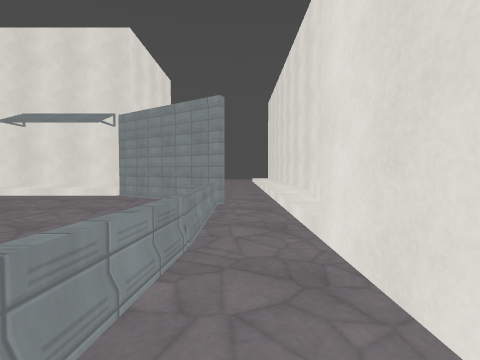
View 1 (above)

24 first-person views from a walk through a Godot game level. The camera is 1.4 m above the floor, tilts 2° down and sees 85° across. The floor is counted in squares, 2 m on a side. Each view is taken from the middle of a square. On the plan, view 1 faces up. The plan holds only what a view shows up to about 9 squares ahead; the rest is blank. The place goes on beyond the plan. Surface patterns are stand-ins for the level's own textures.

View 2
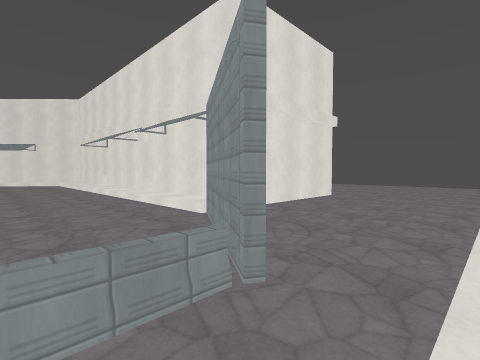

View 3
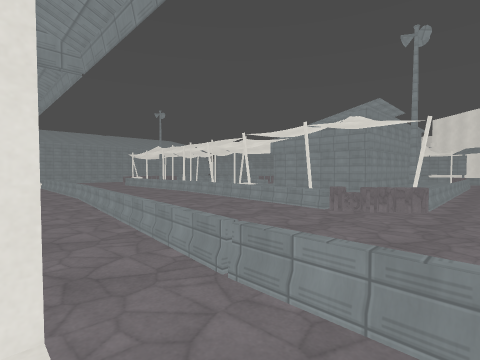

View 4
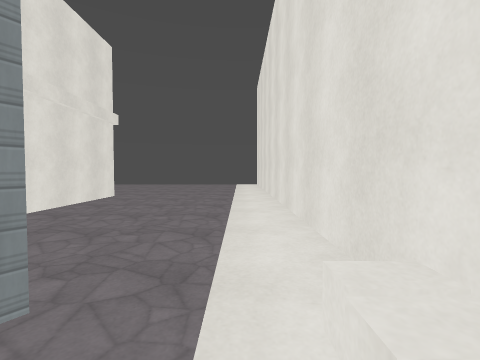

View 5
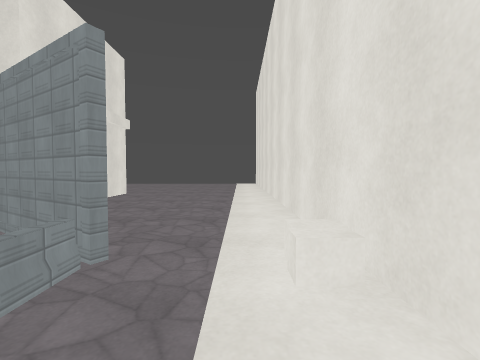

View 6
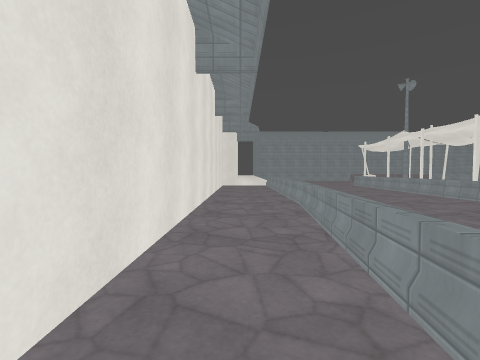

View 7
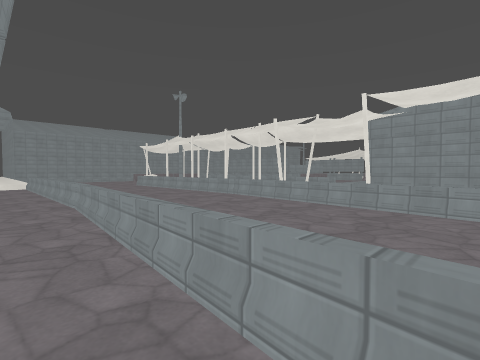

View 8
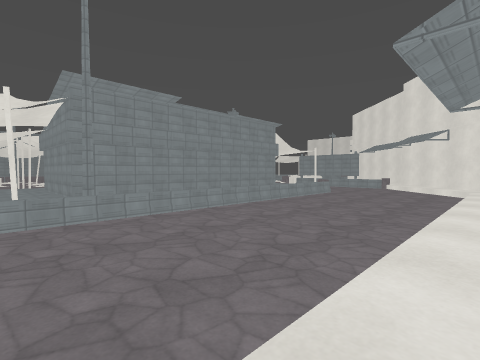

View 9
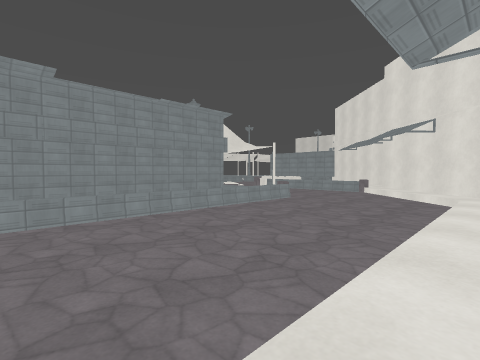

View 10
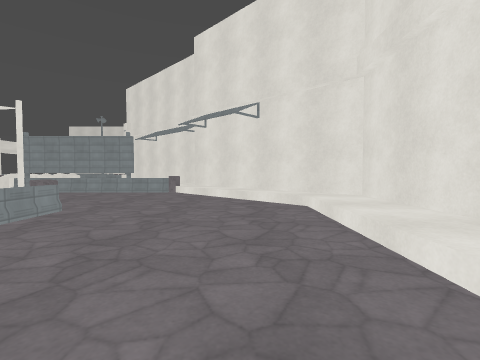

View 11
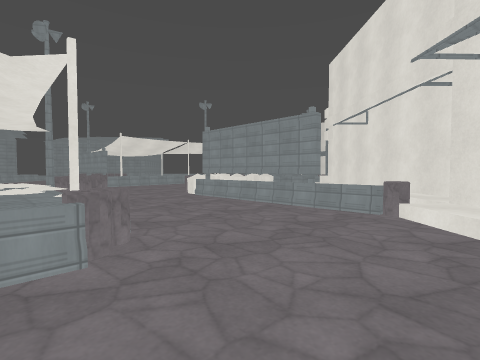

View 12
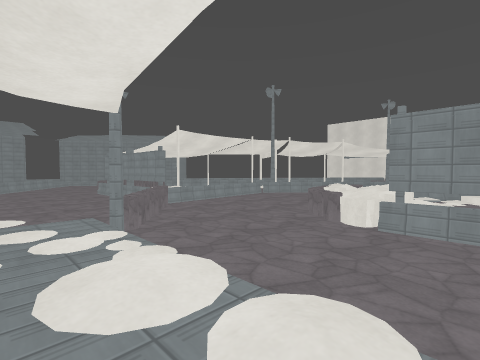

View 13
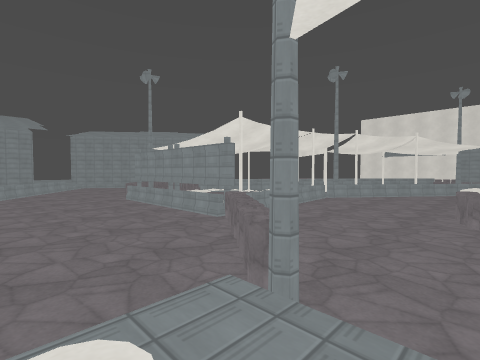

View 14
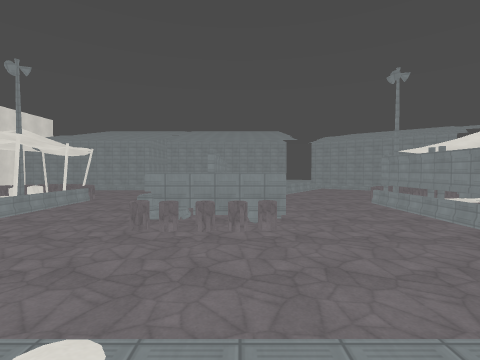

View 15
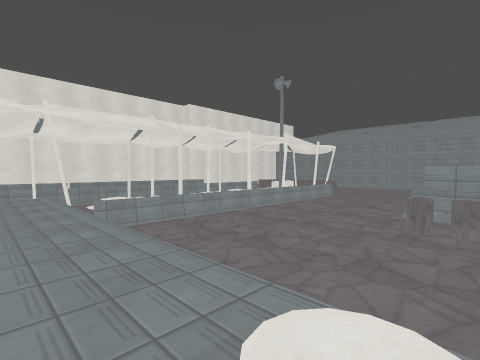

View 16
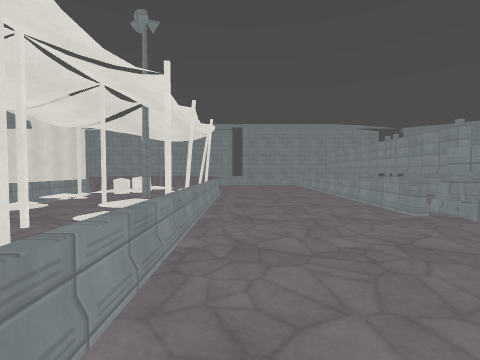

View 17
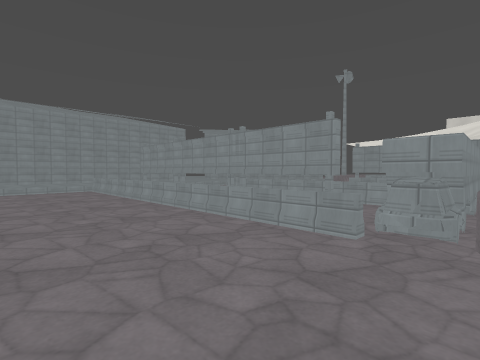

View 18
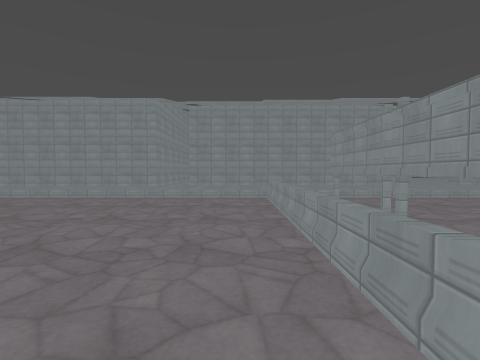

View 19
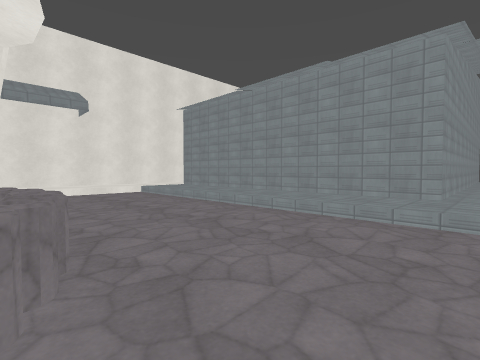

View 20
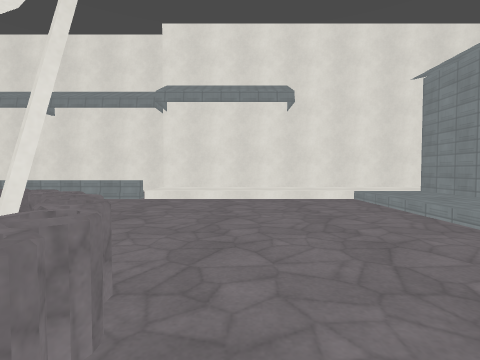

View 21
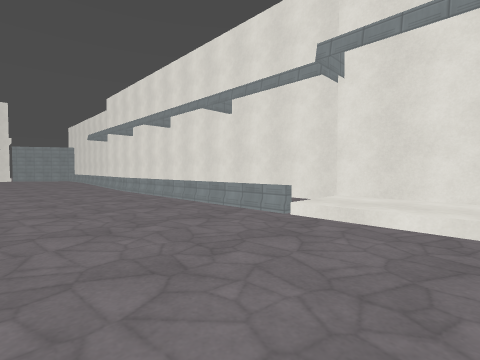

View 22
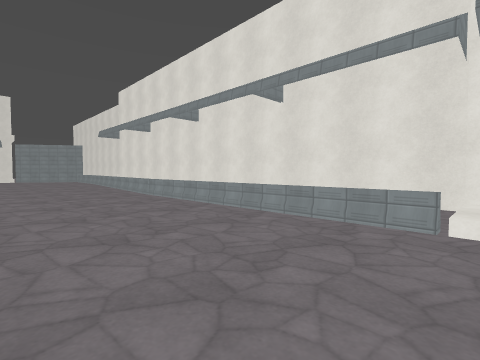

View 23
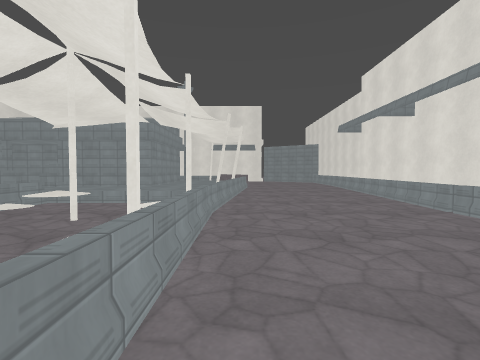

View 24
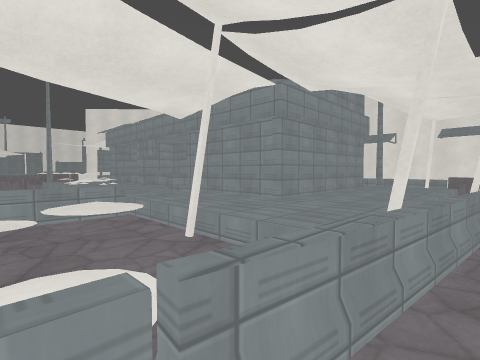

### Floor plan
Key: @ floor where view 1 was taken; # wall or solid block; x gap in a wall; . main floor; : floor 0.5 m higher than the main floor; / step, stairs or slope; = window, fence, low wall or low ledge; ^ raised ledge; T thing the floor can be seen under or through.
Columns run from 27 left of view 1 to 2 right of it. Each row starts with its distance up from view 1.
 11                        #..../#
 10                        #..../#
  9          ####      #####..../#
  8         ##:::::/::::::::..../#
  7        ##//.............##../#
  6       ##:/...............##./#
  5       #:/.................=./#
  4     ###/..................../#
  3    ## ^....//////////##...=./
  2   ##  #...#        =//=...=.#
  1   #   #...//########::=...^.#
  0       #...//  ###  #::=....@#
 -1 #= ..##...//  ###  #::=...=.#
 -2   ^^^^^...// /#^:###::=...=.#
 -3    ^^^....////::::::::/...=.#
 -4 ....=....#////:::::::#/.....#
 -5 ........#=........//.=....=.#
 -6  ......#=.........^..#....=.#
 -7   /.//=#..........^../......#
 -8        #....#.#...^///......#
 -9        #....###...////......#
-10        #.....x^...^//=..... #
-11        #.....#^...^........ #
-12        =.....T^...^//#......#
-13         ...=.T^...#//^....::#
-14          .==.T^...#===....::#
-15           =..T^...........::#
-16            ..T^...........::#
-17           ...T^...........::#
-18          /////////////////::#
-19          :::::::::::::::::::#
-20                  :########::#

Positions as (right, up) in squares from view 1, and headings:
1: (0, 0), facing up
2: (1, 4), facing up-left
3: (1, 4), facing down-left
4: (1, 4), facing up
5: (1, 3), facing up
6: (0, 0), facing down
7: (0, 0), facing down-left
8: (-6, 8), facing down-left
9: (-9, 8), facing down-left
10: (-12, 6), facing left
11: (-16, 5), facing down-left
12: (-16, 0), facing down-left
13: (-16, -3), facing down-left
14: (-15, -3), facing down
15: (-14, -3), facing down-right
16: (-10, -5), facing down
17: (-10, -8), facing down-left
18: (-12, -11), facing down
19: (-10, -14), facing down-right
20: (-8, -15), facing right
21: (-5, -15), facing up-right
22: (-5, -13), facing up-right
23: (-5, -10), facing up
24: (-5, -6), facing up-left
